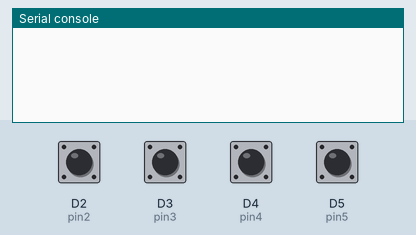
Bench run of a program on a simulated CircuitPython board. Parts: the last lines printed to the serial console. The inputs (shaded band) are chosen by the test bench; at power-on: D2 (pin2), D3 (pin3), D4 (pin4), D5 (pin5) LOW.

Above: at 1.2 s.
1.3 s: D2 (pin2) pulled HIGH for 0.15 s
At 2.5 s:
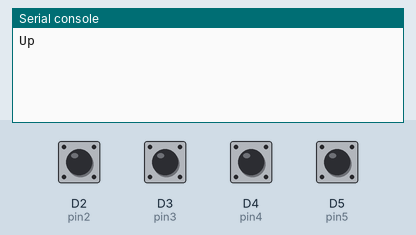
2.9 s: D3 (pin3) pulled HIGH for 0.15 s
At 3.9 s:
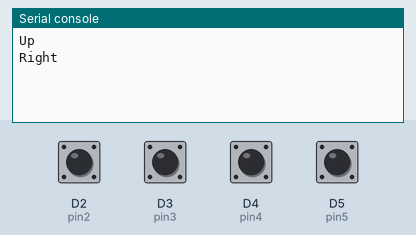
4.5 s: D4 (pin4) pulled HIGH for 0.15 s
At 5.1 s:
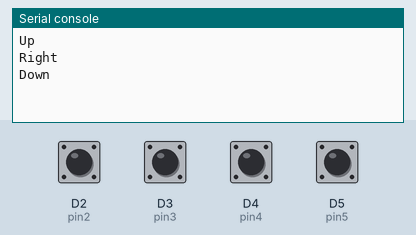
6.1 s: D5 (pin5) pulled HIGH for 0.15 s
At 7.5 s:
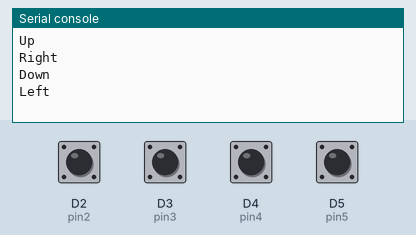

Measured:
- after the input at 1.3 s, the serial console: prints a new line at once (image 1)
- after the input at 2.9 s, the serial console: prints a new line at once (image 2)
- after the input at 4.5 s, the serial console: prints a new line at once (image 3)
- after the input at 6.1 s, the serial console: prints a new line at once (image 4)

The program:

sanityCheck.py
```python
# ----------------------------------------------------------------------------------------------------------------------------------------
#       ***  FOR INDIVIAL CONTROLLER TESTING ONLY - DO NOT ADD THIS FILE OR ITS CODE TO THE ACTUAL TETRIS PROGRAM  ***

# This file is for "sanity check" and includes only the most basic code for the controller to ensure all input buttons function correctly.
# If this code cannot properly run, there is something wrong with the hardware connections or the Teensy.
# ----------------------------------------------------------------------------------------------------------------------------------------

import board
import time
from digitalio import DigitalInOut, Direction, Pull

# create object for each controller button and assign pin on Teensy
pin2 = DigitalInOut(board.D2)
pin3 = DigitalInOut(board.D3)
pin4 = DigitalInOut(board.D4)
pin5 = DigitalInOut(board.D5)

# define direction of pins
pin2.direction = Direction.INPUT
pin3.direction = Direction.INPUT
pin4.direction = Direction.INPUT
pin5.direction = Direction.INPUT

# set button input pins to be pulled low when line isn't being driven
pin2.pull = Pull.DOWN
pin3.pull = Pull.DOWN
pin4.pull = Pull.DOWN
pin5.pull = Pull.DOWN

while True:

    if pin2.value == True:
        print("Up")
        time.sleep(0.2) # this is used as debouncing for pushbuttons
    elif pin3.value == True:
        print("Right")
        time.sleep(0.2)
    elif pin4.value == True:
        print("Down")
        time.sleep(0.2)
    elif pin5.value == True:
        print("Left")
        time.sleep(0.2)
```
